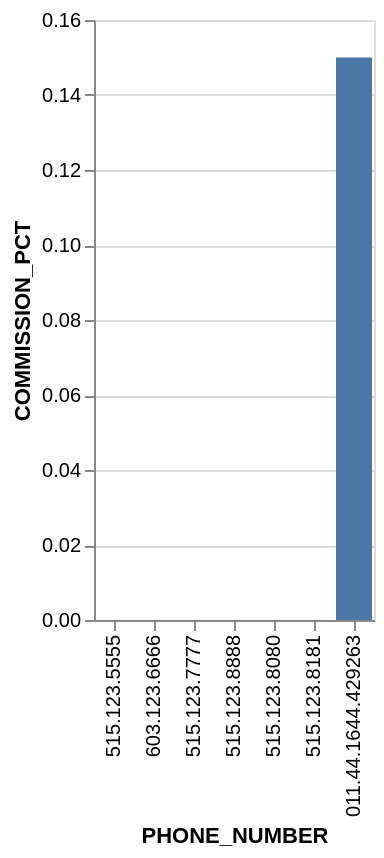

This figure's Vega-Lite source:
### Vega-Lite specification from a JSON file in a GitHub repository (floating-point values rounded to 4 significant figures)
{"data": {"values": [{"x_data": "011.44.1644.429263", "y_data": 0.15}, {"x_data": "515.123.5555", "y_data": 0}, {"x_data": "603.123.6666", "y_data": 0}, {"x_data": "515.123.7777", "y_data": 0}, {"x_data": "515.123.8888", "y_data": 0}, {"x_data": "515.123.8080", "y_data": 0}, {"x_data": "515.123.8181", "y_data": 0}]}, "mark": "bar", "encoding": {"x": {"field": "x_data", "type": "nominal", "title": "PHONE_NUMBER", "sort": {"op": "sum", "field": "y_data", "order": "ascending"}}, "y": {"field": "y_data", "type": "quantitative", "title": "COMMISSION_PCT"}}}
